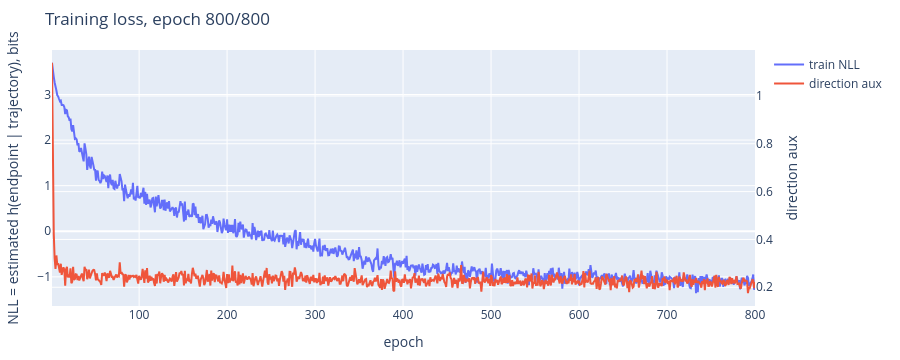

Notebook cell for this chart:
### Code cell
loss_history = []
objective_history = []
aux_history = []
model.train()

for epoch in range(1, TRAIN_EPOCHS + 1):
    x, pad_mask, endpoint, counts = make_trajectories(TRAIN_BATCH_SIZE)
    loss, nll, aux_direction = training_objective(model, x, pad_mask, endpoint)

    optimizer.zero_grad(set_to_none=True)
    loss.backward()
    torch.nn.utils.clip_grad_norm_(model.parameters(), 1.0)
    optimizer.step()
    scheduler.step()

    objective_history.append(float(loss.detach().cpu()))
    loss_history.append(float(nll.detach().cpu()))
    aux_history.append(float(aux_direction.detach().cpu()))
    if epoch == 1 or epoch % PLOT_EVERY == 0 or epoch == TRAIN_EPOCHS:
        clear_output(wait=True)
        loss_bits = [value / math.log(2.0) for value in loss_history]
        fig = go.Figure()
        fig.add_trace(
            go.Scatter(
                x=list(range(1, len(loss_bits) + 1)),
                y=loss_bits,
                mode="lines",
                name="train NLL",
            )
        )
        fig.add_trace(
            go.Scatter(
                x=list(range(1, len(aux_history) + 1)),
                y=aux_history,
                mode="lines",
                name="direction aux",
                yaxis="y2",
            )
        )
        fig.update_layout(
            title=f"Training loss, epoch {epoch}/{TRAIN_EPOCHS}",
            xaxis_title="epoch",
            yaxis_title="NLL = estimated h(endpoint | trajectory), bits",
            yaxis2=dict(title="direction aux", overlaying="y", side="right"),
            height=360,
            margin=dict(l=40, r=20, t=50, b=40),
        )
        display(fig)

print(f"final train NLL: {loss_history[-1] / math.log(2.0):.4f} bits")

### Figure 1 — Plotly figure (JSON) as saved in the notebook; plotly's stock layout.template omitted (floating-point values rounded to 4 significant figures; data arrays with more than 128 entries replaced by an {"elided": "..."} marker saying what was removed)
{"data": [{"mode": "lines", "name": "train NLL", "type": "scatter", "x": {"elided": "800 int values"}, "y": {"elided": "800 float values"}}, {"mode": "lines", "name": "direction aux", "type": "scatter", "x": {"elided": "800 int values"}, "y": {"elided": "800 float values"}, "yaxis": "y2"}], "layout": {"height": 360, "margin": {"b": 40, "l": 40, "r": 20, "t": 50}, "title": {"text": "Training loss, epoch 800/800"}, "xaxis": {"title": {"text": "epoch"}}, "yaxis": {"title": {"text": "NLL = estimated h(endpoint | trajectory), bits"}}, "yaxis2": {"overlaying": "y", "side": "right", "title": {"text": "direction aux"}}}}
